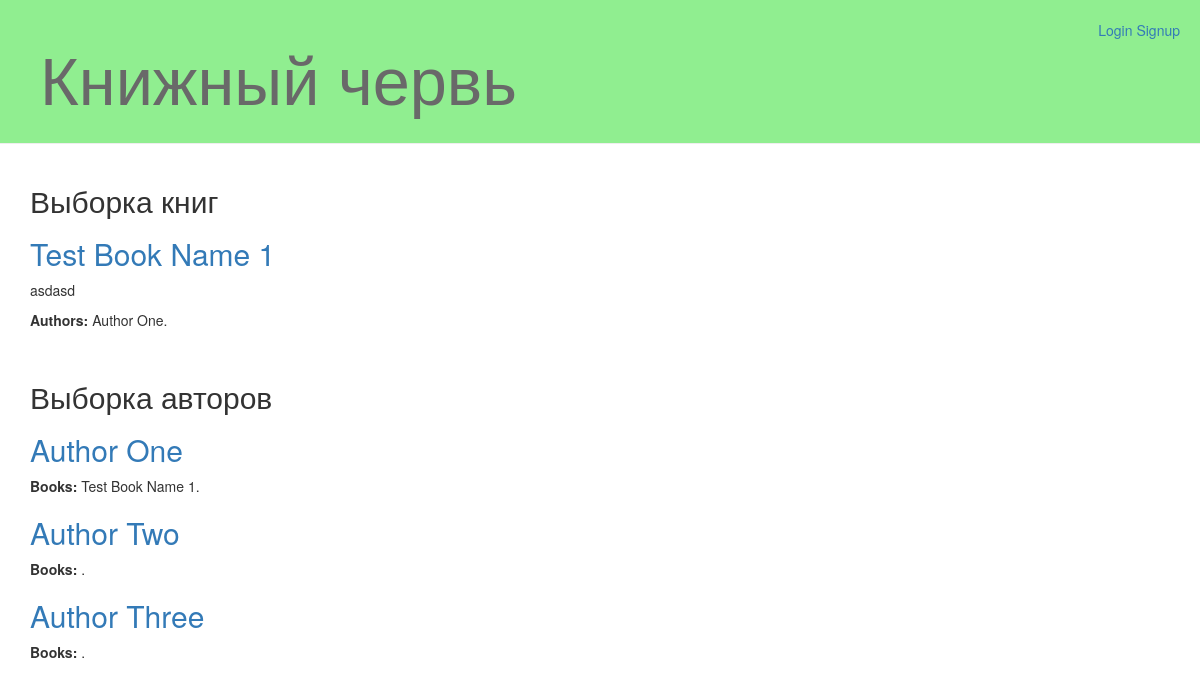
The page / on the database its author committed.
### books/models.py (models this page shows, shortened)
class Book(models.Model):
    title = models.CharField(max_length=200, unique=True)
    description = models.TextField()
    post_author = models.ForeignKey(settings.AUTH_USER_MODEL, null=True, blank=True, on_delete=models.CASCADE)
    year_issued = models.SmallIntegerField()
    authors = models.ManyToManyField(Author, blank=True)
    tags = models.TextField(default="")
    publication_no = models.SmallIntegerField(default='1')
    isbn = models.SmallIntegerField()
    book_cover = models.ImageField(upload_to='pics/', default='pics/None/no_cover.png')
    created_date = models.DateTimeField(default=timezone.now)
    published_date = models.DateTimeField(blank=True, null=True)
    def __str__(self):
        return self.title

### authors/models.py (models this page shows)
class Author(models.Model):
    name = models.CharField(max_length=30, unique=True)
    tags = models.TextField(default="")
    published_date = models.DateTimeField(blank=True, null=True)
    post_author = models.ForeignKey(settings.AUTH_USER_MODEL, null=True, blank=True, on_delete=models.CASCADE)
    def __str__(self):
        return self.name

### index/views.py (the view)
# urls.py: url(r'^$', views.index, name='index'),
def index(request):
    books_all = Book.objects.all()
    authors_all = Author.objects.all()
    return render(request, 'index/index.html', {'authors_all': authors_all, 'books_all': books_all})

### index/templates/index/index.html
{% extends 'index/base.html' %}
{% block content %}
        <h2>Выборка книг</h2>
        {% for book in books_all %}
            <div class="books_index">
                <h2><a href="{% url 'books:book_detail' pk=book.pk %}">{{ book.title }}</a></h2>
                <p>{{ book.description|linebreaksbr }}</p>
                <p><b>Authors:</b> {% for author in book.authors.all %}{{ author }}{% if author != book.authors.last %}{{ ", " }}{% endif %}{% endfor %}.</p>
            </div>
        {% endfor %}
    <br>
        <h2>Выборка авторов</h2>
        {% for author in authors_all %}
            <div class="authors_index">
                <h2><a href="{% url 'authors:author_detail' pk=author.pk %}">{{ author.name }}</a></h2>
                <p><b>Books:</b> {% for title in author.book_set.all %}{{ title }}{% if title != author.book_set.last %}{{ ", " }}{% endif %}{% endfor %}.</p>
            </div>
        {% endfor %}
{% endblock %}

### rows shown on the page
Book: title "Test Book Name 1", description "asdasd"
Author: name "Author One"
Author: name "Author Two"
Author: name "Author Three"
